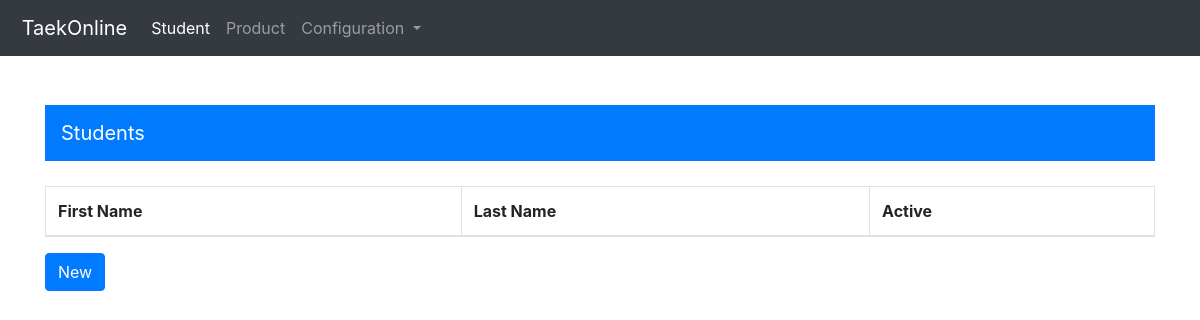
The page /student on the database as committed earlier.
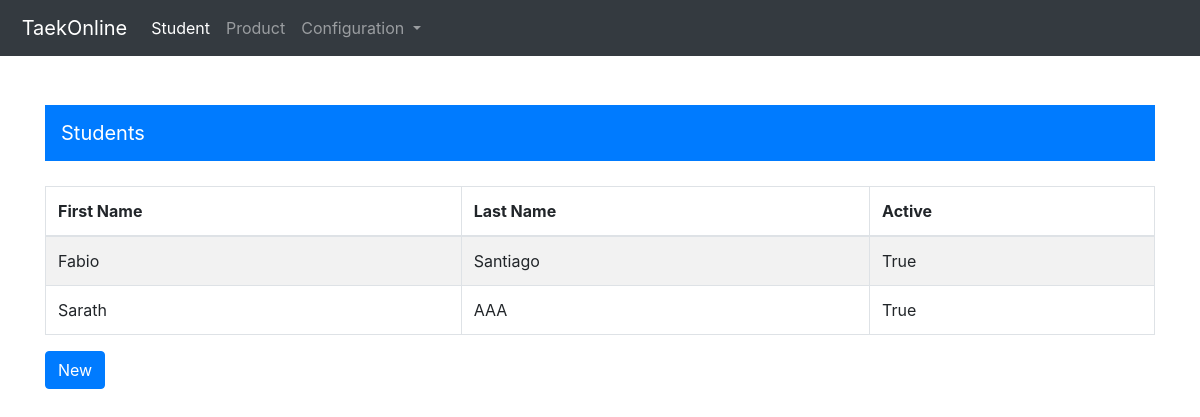
The same page on the database as committed later.
### taekonline/models.py (models this page shows, shortened)
class Student(models.Model):
    first_name = models.CharField(max_length=100, null=False, blank=False)
    last_name = models.CharField(max_length=100, null=False, blank=False)
    active = models.BooleanField(default=True)

### taekonline/views.py (the view)
# urls.py: path('student', views.student, name='student'),
def student(request):
	students = Student.objects.filter(active=True)
	return render(request, 'students/student_list.html', {'students':students})

### taekonline/templates/students/student_list.html (shortened to what this page needs)
{% extends 'base.html' %}
{% load static %}
{% block content %}
<nav class="navbar navbar-dark bg-primary" style="margin-top: 25px;margin-bottom: 25px;">
    <a class="navbar-brand" href="#">Students</a>
</nav>
<table id="student_table" class="table table-striped table-bordered">
    <thead>
        <tr>
            <th>First Name</th>
            <th>Last Name</th>
            <th>Active</th>
        </tr>
    </thead>
    <tbody>
        {% for student in students %}
        <tr>
            <td>{{ student.first_name }}</td>
            <td>{{ student.last_name }}</td>
            <td>{{ student.active }}</td>
        </tr>
        {% endfor %}
    </tbody>
</table>
<div class="row">
    <div class="col-md-2">
        <a class="btn btn-primary"  href="">New</a>
    </div>
</div>
{% endblock content %}

### taekonline/templates/base.html (shortened to what this page needs)
<!DOCTYPE html>
<html lang="en">
<head>
    <link rel="stylesheet" href="https://maxcdn.bootstrapcdn.com/bootstrap/4.0.0/css/bootstrap.min.css">
    <link rel="stylesheet" href="https://use.fontawesome.com/releases/v5.7.2/css/all.css">
    <link rel="stylesheet" href="https://cdn.datatables.net/1.10.18/css/dataTables.bootstrap4.min.css">
</head>
<body>
    {% block nav %}
        <nav class="navbar navbar-expand-md navbar-dark bg-dark fixed-top">
            <a class="navbar-brand" href="/">
TaekOnline</a>
            <div class="collapse navbar-collapse" id="navbarsExampleDefault">
                <ul class="navbar-nav mr-auto">
                    <li class="nav-item active">
                        <a class="nav-link" href="{% url 'student' %}">Student<span class="sr-only">(current)</span></a>
                    </li>
                    <li class="nav-item">
                        <a class="nav-link" href="{% url 'product' %}">Product</a>
                    </li>
                    <li class="nav-item dropdown">
                      <a class="nav-link dropdown-toggle" href="" id="navbarDropdownMenuLink" data-toggle="dropdown" aria-haspopup="true" aria-expanded="false">
                        Configuration
                      </a>
                  </li>
                </ul>
            </div>
        </nav>
    {% endblock nav %}
    <main role="main" class="container">
        {% block content %}
        {% endblock content %}
    </main>
</body>
</html>

### taekonline/templates/base.html (style rules this page uses)
body { padding-top: 5rem; }

Rows that differ between the two databases and show on the page:
added Student: first_name "Fabio", last_name "Santiago", active "True"
added Student: first_name "Sarath", last_name "AAA", active "True"
